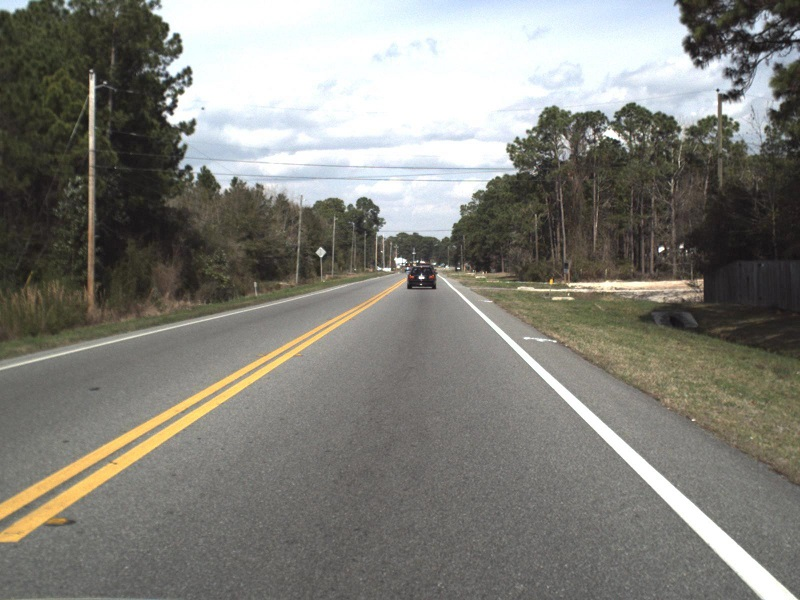
#> input picture roadlane.jpg, 800 x 600 px, found by its file name
$ jupyter execute 'Road-lane Detection - Opencv.ipynb'
#> lines starting #> are read from the running program, lines starting #| are printed output that depends on the picture; after the words box and inside, x2 and y2 are one past the last pixel; in counts of white or black regions, pixels touching at a corner belong together
[cell 1]
# Road lane Detecter

import cv2
import numpy as np

image = cv2.imread(r'C:\Users\PRIYANSHU PANDEY\Pictures\Aviary Photos\roadlane.jpg',0)
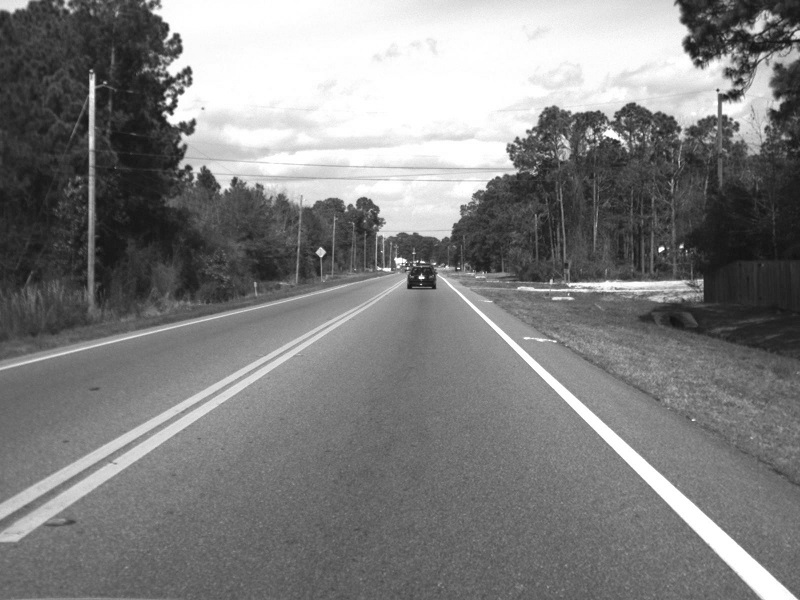
#> image: shape (600, 800); min 15, max 255, mean 127.8

threshold1 = 50
threshold2 = 200

edge_img = cv2.Canny(image, threshold1, threshold2)
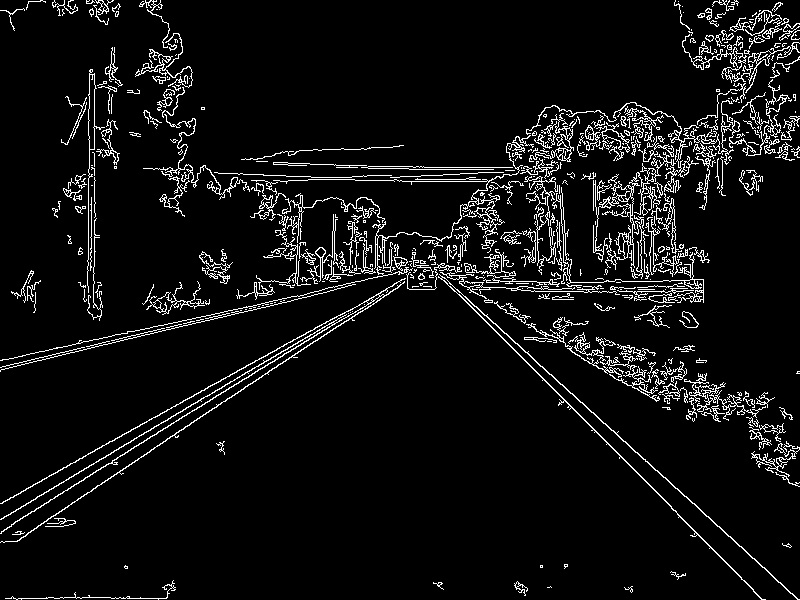
#> edge_img: shape (600, 800); 6.4% white in thin lines or dots

cv2.imshow('edge image',edge_img)


cv2.waitKey(0)
cv2.destroyAllWindows()

[cell 2]
# Road lane Detecter(removing clutter)

import cv2
import numpy as np

image = cv2.imread(r'C:\Users\PRIYANSHU PANDEY\Pictures\Aviary Photos\roadlane.jpg')
#> image is the input picture: shape (600, 800, 3); mean B, G, R 121.9, 128.3, 129
grayimage = cv2.imread(r'C:\Users\PRIYANSHU PANDEY\Pictures\Aviary Photos\roadlane.jpg',0)

# smoothing the image and removing the clutter
kernel_size = 11
img_gray_blur = cv2.GaussianBlur(grayimage, (kernel_size,kernel_size), 0)
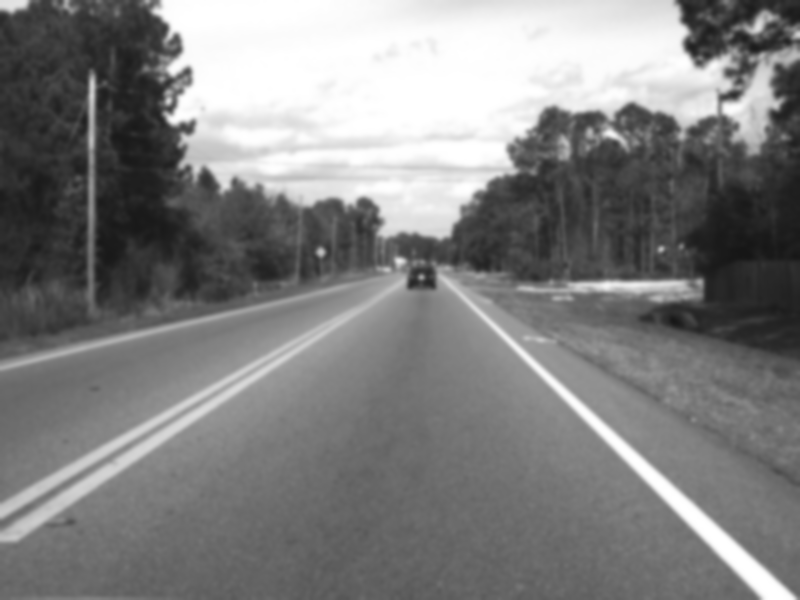
#> img_gray_blur: shape (600, 800); min 22, max 255, mean 127.8

threshold1 = 100
threshold2 = 80

img_gray_blur_edge = cv2.Canny(img_gray_blur, threshold1, threshold2)
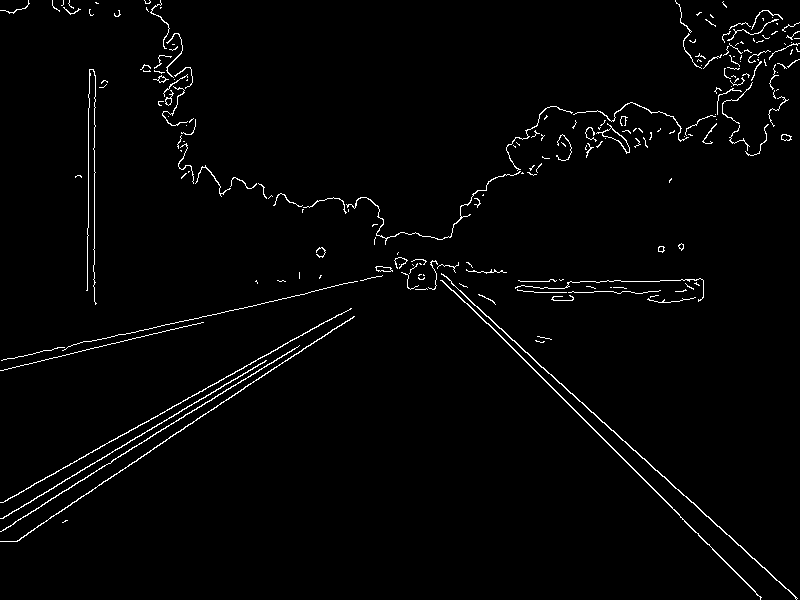
#> img_gray_blur_edge: shape (600, 800); 1.9% white in thin lines or dots

mask = np.zeros(grayimage.shape, dtype = np.uint8)
h,w = img_gray_blur.shape
#> h = 600; w = 800

roi_corners = np.array([[(.75*w,0.55*h),(.25*w,.55*h),(0,0.9*h),(0,h),(w,h)]], dtype=np.int32)

ignore_mask_color = (255,)
cv2.fillPoly(mask, roi_corners,ignore_mask_color)
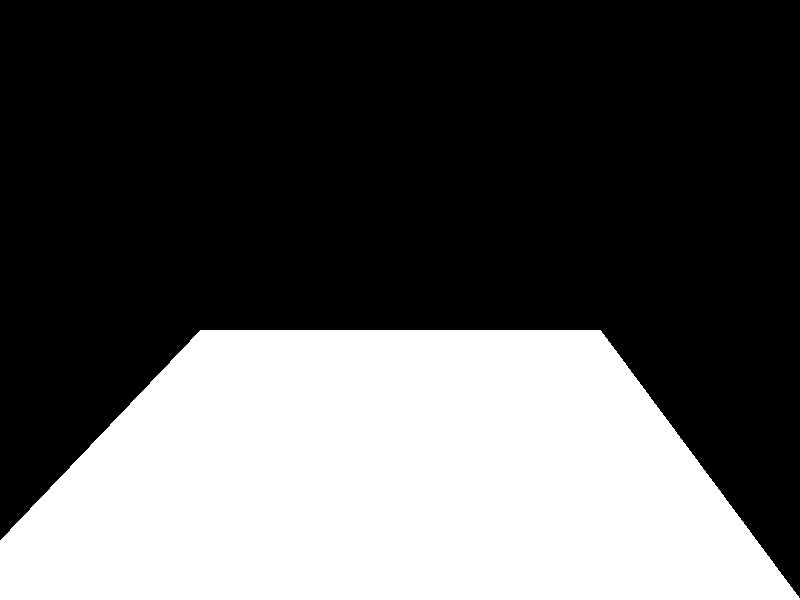
#> mask: shape (600, 800); 35% white; 1 white region, box (x1, y1, x2, y2) and area: (0, 330, 800, 600) 168134
cv2.imshow('mask',mask)

roi_img = cv2.bitwise_and(img_gray_blur_edge,mask)
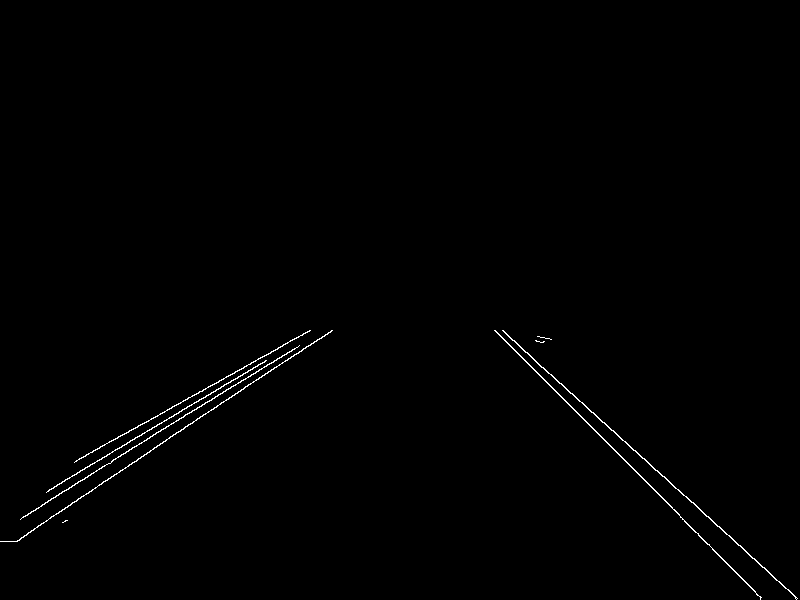
#> roi_img: shape (600, 800); 0.58% white in thin lines or dots, all inside (x1, y1, x2, y2) = (0, 330, 798, 600)
cv2.imshow('roi_img',roi_img)

img_gray_blur_edge_bgr = cv2.cvtColor(img_gray_blur_edge, cv2.COLOR_GRAY2BGR)
#> img_gray_blur_edge_bgr: shape (600, 800, 3); 1.9% white in thin lines or dots

linesP = cv2.HoughLinesP(roi_img, 5, np.pi/180 , 100, None , 50, 130)
#> linesP = [[494, 330, 761, 597], [505, 333, 765, 568], [185, 426, 332, 330], [20, 519, 299, 345], [79, 458, 310, 330], [47, 491, 265, 360], [58, 513, 129, 464], [9, 541, 243, 389], [22, 517, 277, 358], [525, 352, 792, 593], [7, 541, 146, 454]]
if linesP is not None:
    for i in range(0,len(linesP)):
        l = linesP[i][0]
        cv2.line(image, (l[0], l[1]),( l[2], l[3]), (0,0,255), 3, cv2.LINE_AA)
#> this loop made 11 passes
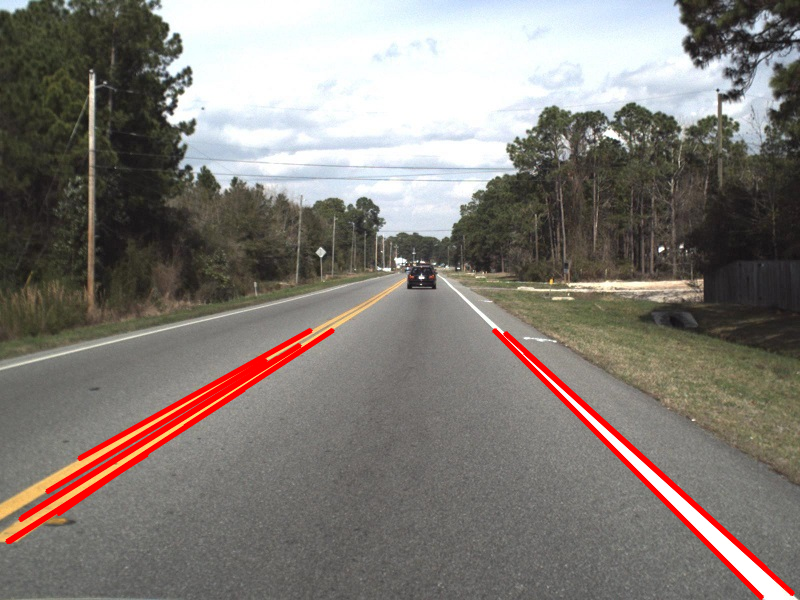
#> image: shape (600, 800, 3); 2.82% of pixels changed, all inside (x1, y1, x2, y2) = (4, 327, 796, 600)
cv2.imshow('final',image)

cv2.waitKey(0)
cv2.destroyAllWindows()
